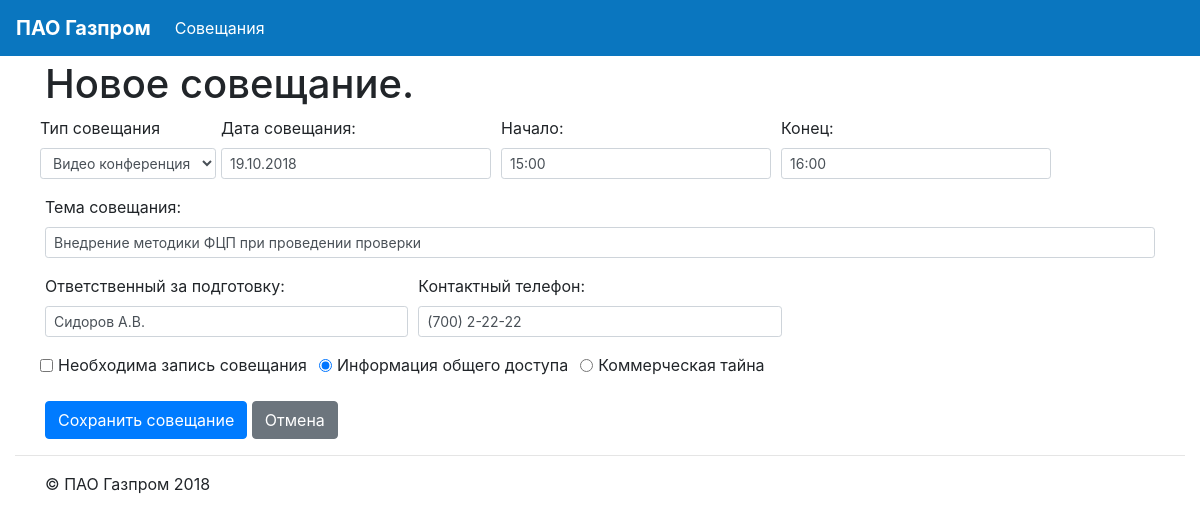
Before: /meet/copy/1/ with the older database file.
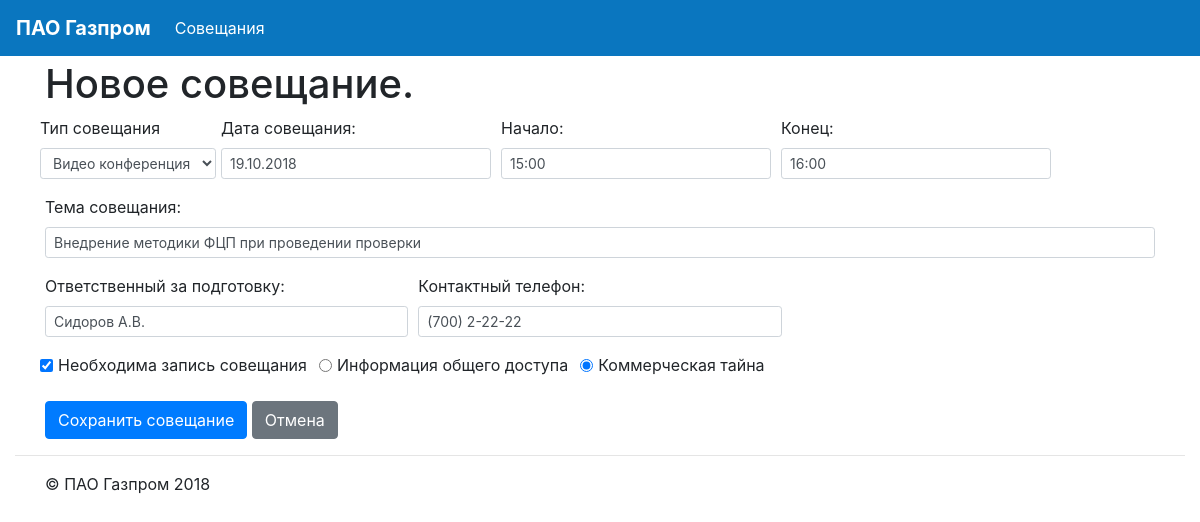
After: the same page with the newer database file.
### meetings/models.py (models this page shows, shortened)
class Meeting(models.Model):
    meet_type = models.CharField(max_length=1, choices=MEETING_TYPE_CHOICES, default=mInternal)
    meet_subj = models.CharField(max_length=128, db_index=True)
    meet_date = models.DateField(null=False, default=timezone.now)
    meet_start = models.CharField(max_length=5,null=True)
    meet_end = models.CharField(max_length=5,null=True)
    meet_acc = models.CharField(max_length=64, db_index=True, blank=True)
    meet_tel = models.CharField(max_length=20, blank=True)
    meet_save = models.BooleanField(default=False)
    meet_confident = models.BooleanField(default=False)
    studios = models.ManyToManyField('Studio', through='StudioList')
    class Meta:
        verbose_name = 'Совещание'
        verbose_name_plural = 'Совещания'

### meetings/views.py (the view)
# urls.py: path('copy/<str:meet_id>/', views.meet_copy, name='copy'),
def meet_copy(request, meet_id=None):
    args = {}
    omt =  None
    if meet_id:
        try:
            omt = Meeting.objects.get(id=int(meet_id))
        except Meeting.DoesNotExist:
            omt = None
    args['meet']=omt
    args['meet_id'] = None
    args['meeting_type_choices'] = MEETING_TYPE_CHOICES
    return render(request,'mt_meetform.html', args)

### meetings/templates/mt_meetform.html (shortened to what this page needs)
{% extends "mb_main.html" %}
{% load staticfiles %}
{% load i18n %}
{% block content %}
<div class="container">
<h1 class="display-5">{% if meet_id %}Изменить{% else %}Новое{% endif %} совещание.</h1>
<form action="{% url 'meetings:update' meet_id %}" method="post">
    <div class="form-row">
      <div class="form-group" col-md-3>
        <label for="meetType">Тип совещания</label>
        <select class="form-control form-control-sm" id="meetType" name ="meetType" aria-describedby="meet_type_Help">
            {% for mtc in meeting_type_choices %}
                <option value="{{ mtc.0 }}" {% if mtc.0 == meet.meet_type %}selected{% endif %}>{{ mtc.1 }}</option>
            {% endfor %}
        </select>
      </div>
      <div class="form-group col-md-3">
            <label for="meetDate">Дата совещания:</label>
            <input type="text" class="form-control form-control-sm" id="meetDate" name="meetDate" data-date-format="dd.mm.yyyy" data-provide="datepicker" value="{{ meet.meet_date | date:"d.m.Y" }}">
      </div>
      <div class="form-group col-md-3">
        <label for="meetStart">Начало:</label>
        <input type="text" class="form-control form-control-sm" id="meetStart" name="meetStart" value="{{ meet.meet_start }}">
      </div>
      <div class="form-group col-md-3">
        <label for="meetEnd">Конец:</label>
        <input type="text" class="form-control form-control-sm" id="meetEnd" name="meetEnd" value="{{ meet.meet_end }}">
      </div>
    </div>
    <div class="form-row">
      <div class="form-group col-md-12">
        <label for="meetSubj">Тема совещания:</label>
        <input type="text" class="form-control form-control-sm" id="meetSubj" name="meetSubj" placeholder="Введите тему планируемого совещания" value="{{ meet.meet_subj }}">
      </div>
    </div>
    <div class="form-row">
      <div class="form-group col-md-4">
        <label for="meetAcc">Ответственный за подготовку:</label>
        <input type="text" class="form-control form-control-sm" id="meetAcc" name="meetAcc" placeholder="Сидоров А.В." value="{{ meet.meet_acc }}">
      </div>
      <div class="form-group col-md-4">
        <label for="meetTel">Контактный телефон:</label>
        <input type="text" class="form-control form-control-sm" id="meetTel" name="meetTel" placeholder="(700) 2-22-22" value="{{ meet.meet_tel }}">
      </div>
      <div class="form-group col-md-4"></div>
    </div>
    <div class="form-row">
        <div class="form-check form-check-inline">
          <input class="form-check-input" type="checkbox" id="meetSave" name="meetSave" value="1" {% if meet.meet_save %}checked{% endif %}>
          <label class="form-check-label" for="meetSave">Необходима запись совещания</label>
        </div>
       <div class="form-check form-check-inline">
          <input class="form-check-input" type="radio" name="meetConfident" id="meetConfident1" value="0" {% if not meet.meet_confident %}checked{% endif %}>
          <label class="form-check-label" for="meetConfident1">Информация общего доступа</label>
        </div>
        <div class="form-check form-check-inline">
          <input class="form-check-input" type="radio" name="meetConfident" id="meetConfident2" value="1" {% if meet.meet_confident %}checked{% endif %}>
          <label class="form-check-label" for="meetConfident2">Коммерческая тайна</label>
        </div>
    </div>
    <br>
    <button type="submit" class="btn btn-primary"> {% if meet %}Сохранить{% else %}Создать{% endif %} совещание </button>
    <a role="button" class="btn btn-secondary" href="{% url 'meetings:table' %}" > Отмена </a>
</form>
</div>
{% endblock %}

Changed rows visible on the page:
changed Meeting "Видео конференция": meet_save "☐" → "☑"; meet_confident "☑ Информация общего доступа" → "☐ Информация общего доступа"; meet_confident "☐ Коммерческая тайна" → "☑ Коммерческая тайна"
